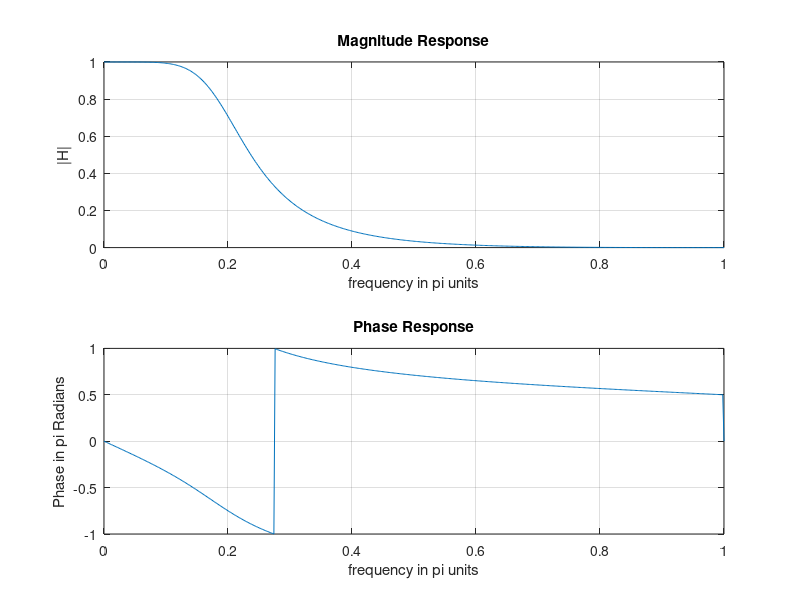

This chart was generated by the following MATLAB code:
b = [0.0181, 0.0543, 0.0543, 0.0181];   % filter coefficient array b
a = [1.0000, -1.7600, 1.1829, -0.2781]; % filter coefficient array a
m = 0:length(b) - 1; l = 0:length(a) - 1;   % index arrays m and l
K = 500; k = 0:1:K;
w = pi*k / K;
num = b * exp(-1j * m'*w);
den = a * exp(-1j * l'*w);
H = num ./ den;
magH = abs(H); angH = angle(H);
subplot(2, 1, 1); plot(w/pi, magH); grid; axis([0, 1, 0, 1])
xlabel("frequency in pi units"); ylabel("|H|");
title("Magnitude Response");
subplot(2, 1, 2); plot(w/pi, angH/pi); grid
xlabel("frequency in pi units"); ylabel("Phase in pi Radians");
title("Phase Response");